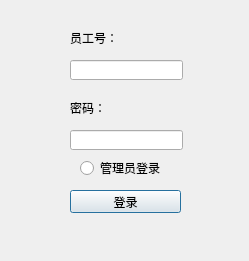
<?xml version="1.0" encoding="UTF-8"?>
<ui version="4.0">
 <class>login_window</class>
 <widget class="QDialog" name="login_window">
  <property name="geometry">
   <rect>
    <x>0</x>
    <y>0</y>
    <width>249</width>
    <height>261</height>
   </rect>
  </property>
  <property name="windowTitle">
   <string>登录</string>
  </property>
  <widget class="QLineEdit" name="account">
   <property name="geometry">
    <rect>
     <x>70</x>
     <y>60</y>
     <width>113</width>
     <height>20</height>
    </rect>
   </property>
  </widget>
  <widget class="QLabel" name="label_account">
   <property name="geometry">
    <rect>
     <x>70</x>
     <y>30</y>
     <width>111</width>
     <height>16</height>
    </rect>
   </property>
   <property name="text">
    <string>员工号：</string>
   </property>
  </widget>
  <widget class="QLabel" name="label_password">
   <property name="geometry">
    <rect>
     <x>70</x>
     <y>100</y>
     <width>111</width>
     <height>16</height>
    </rect>
   </property>
   <property name="text">
    <string>密码：</string>
   </property>
  </widget>
  <widget class="QLineEdit" name="password">
   <property name="geometry">
    <rect>
     <x>70</x>
     <y>130</y>
     <width>113</width>
     <height>20</height>
    </rect>
   </property>
  </widget>
  <widget class="QPushButton" name="login_button">
   <property name="geometry">
    <rect>
     <x>70</x>
     <y>190</y>
     <width>111</width>
     <height>23</height>
    </rect>
   </property>
   <property name="text">
    <string>登录</string>
   </property>
  </widget>
  <widget class="QRadioButton" name="radioButton">
   <property name="geometry">
    <rect>
     <x>80</x>
     <y>160</y>
     <width>89</width>
     <height>16</height>
    </rect>
   </property>
   <property name="text">
    <string>管理员登录</string>
   </property>
  </widget>
 </widget>
 <resources/>
 <connections/>
</ui>
